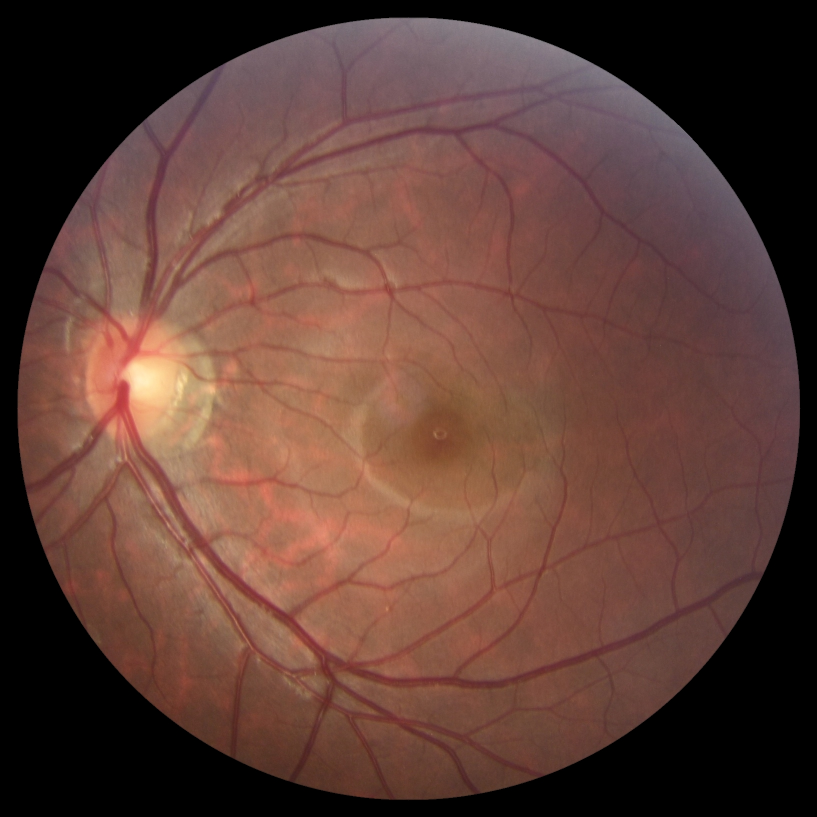
#> input picture uploaded.jpg, 1634 x 1634 px (shown at 1/2 size)
$ python -i preprocessing.py   (imports and definitions only)
#> lines starting #> are read from the running program, lines starting #| are printed output that depends on the picture
import cv2

def preprocess_image(image_path):
#> called with image_path = '../uploaded.jpg'
    img = cv2.imread(image_path)
#> img is the input picture: shape (1634, 1634, 3); mean B, G, R 54.5, 63.2, 95.2

    gray = cv2.cvtColor(img, cv2.COLOR_BGR2GRAY)
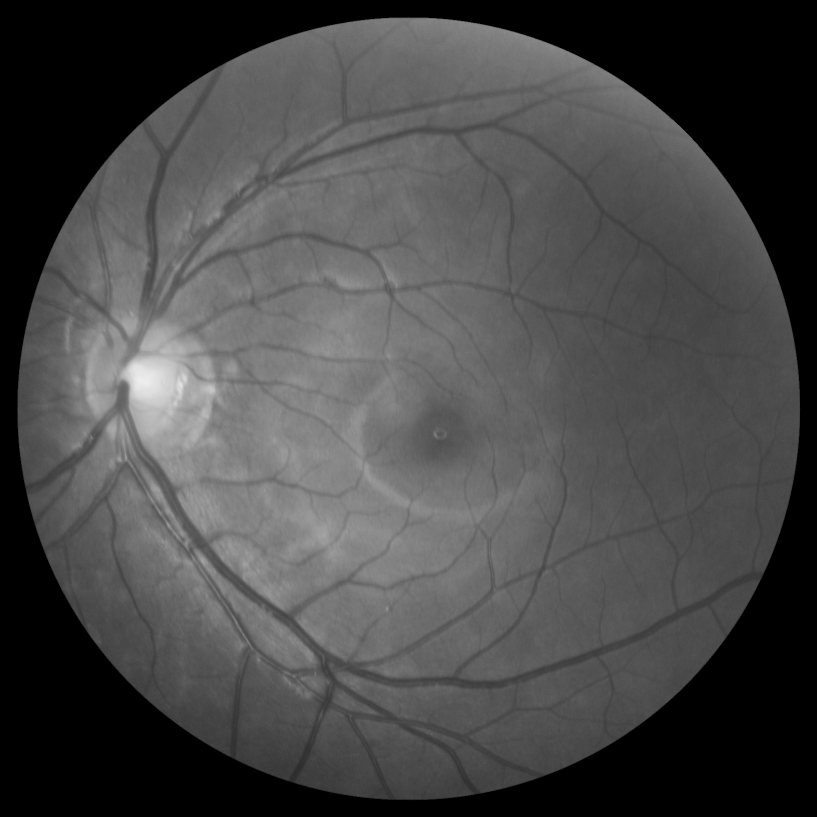
#> gray: shape (1634, 1634) (shown at 1/2 size); min 0, max 239, mean 71.8

    blur = cv2.GaussianBlur(gray, (5, 5), 0)

    resized = cv2.resize(blur, (256, 256))
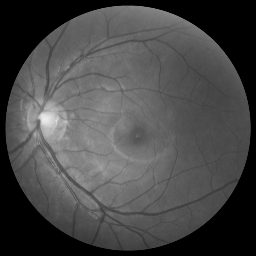
#> resized: shape (256, 256); min 0, max 236, mean 71.7

    return resized

>>> result = preprocess_image('../uploaded.jpg')
